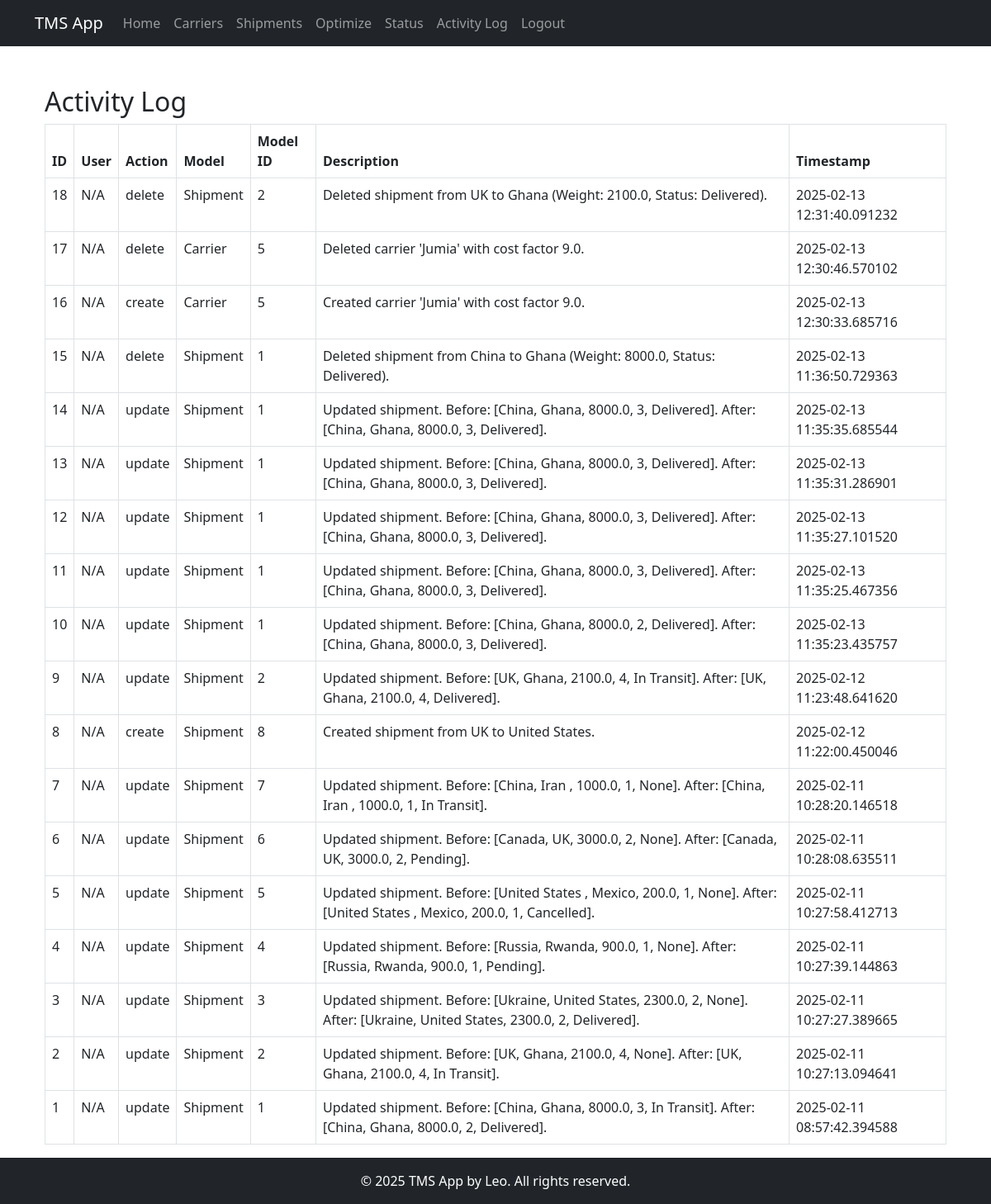
Screenshot of /activity_logs (signed in) with the database file from the repository.
### app/models.py (models this page shows, shortened)
class ActivityLog(db.Model):
    id = db.Column(db.Integer, primary_key=True)
    user_id = db.Column(db.Integer, db.ForeignKey('user.id'))  # Who performed the action
    action = db.Column(db.String(64))   # e.g., 'create', 'update', 'delete'
    model = db.Column(db.String(64))    # e.g., 'Shipment', 'Carrier'
    model_id = db.Column(db.Integer)    # The id of the affected record
    description = db.Column(db.String(256))  # Additional details
    timestamp = db.Column(db.DateTime, default=datetime.utcnow)

### app/routes.py (the view)
@bp.route('/activity_logs')
@login_required
def activity_logs():
    if current_user.role != 'admin':
        flash("Access denied.", "error")
        return redirect(url_for('routes.index'))
    logs = ActivityLog.query.order_by(ActivityLog.timestamp.desc()).all()
    return render_template('activity_logs.html', logs=logs)

### app/__init__.py (called while the page is built)
@login.user_loader
def load_user(user_id):
    return User.query.get(int(user_id))

### app/templates/activity_logs.html
{% extends "base.html" %}
{% block content %}
<div class="container mt-4">
  <h2>Activity Log</h2>
  <table class="table table-bordered">
    <thead>
      <tr>
        <th>ID</th>
        <th>User</th>
        <th>Action</th>
        <th>Model</th>
        <th>Model ID</th>
        <th>Description</th>
        <th>Timestamp</th>
      </tr>
    </thead>
    <tbody>
      {% for log in logs %}
      <tr>
        <td>{{ log.id }}</td>
        <td>{{ log.user.username if log.user else 'N/A' }}</td>
        <td>{{ log.action }}</td>
        <td>{{ log.model }}</td>
        <td>{{ log.model_id }}</td>
        <td>{{ log.description }}</td>
        <td>{{ log.timestamp }}</td>
      </tr>
      {% endfor %}
    </tbody>
  </table>
</div>
{% endblock %}

### app/templates/base.html (style rules this page uses)
html, body { height: 100%; margin: 0; }
body { display: flex; flex-direction: column; }

### rows the page displays
ActivityLog: id "18", user "N/A", action "delete", model "Shipment", model_id "2", description "Deleted shipment from UK to Ghana (Weight: 2100.0, Status: Delivered).", timestamp "2025-02-13 12:31:40.091232"
ActivityLog: id "17", user "N/A", action "delete", model "Carrier", model_id "5", description "Deleted carrier 'Jumia' with cost factor 9.0.", timestamp "2025-02-13 12:30:46.570102"
ActivityLog: id "16", user "N/A", action "create", model "Carrier", model_id "5", description "Created carrier 'Jumia' with cost factor 9.0.", timestamp "2025-02-13 12:30:33.685716"
ActivityLog: id "15", user "N/A", action "delete", model "Shipment", model_id "1", description "Deleted shipment from China to Ghana (Weight: 8000.0, Status: Delivered).", timestamp "2025-02-13 11:36:50.729363"
ActivityLog: id "14", user "N/A", action "update", model "Shipment", model_id "1", description "Updated shipment. Before: [China, Ghana, 8000.0, 3, Delivered]. After: [China, Ghana, 8000.0, 3, Delivered].", timestamp "2025-02-13 11:35:35.685544"
ActivityLog: id "13", user "N/A", action "update", model "Shipment", model_id "1", description "Updated shipment. Before: [China, Ghana, 8000.0, 3, Delivered]. After: [China, Ghana, 8000.0, 3, Delivered].", timestamp "2025-02-13 11:35:31.286901"
ActivityLog: id "12", user "N/A", action "update", model "Shipment", model_id "1", description "Updated shipment. Before: [China, Ghana, 8000.0, 3, Delivered]. After: [China, Ghana, 8000.0, 3, Delivered].", timestamp "2025-02-13 11:35:27.101520"
ActivityLog: id "11", user "N/A", action "update", model "Shipment", model_id "1", description "Updated shipment. Before: [China, Ghana, 8000.0, 3, Delivered]. After: [China, Ghana, 8000.0, 3, Delivered].", timestamp "2025-02-13 11:35:25.467356"
ActivityLog: id "10", user "N/A", action "update", model "Shipment", model_id "1", description "Updated shipment. Before: [China, Ghana, 8000.0, 2, Delivered]. After: [China, Ghana, 8000.0, 3, Delivered].", timestamp "2025-02-13 11:35:23.435757"
ActivityLog: id "9", user "N/A", action "update", model "Shipment", model_id "2", description "Updated shipment. Before: [UK, Ghana, 2100.0, 4, In Transit]. After: [UK, Ghana, 2100.0, 4, Delivered].", timestamp "2025-02-12 11:23:48.641620"
ActivityLog: id "8", user "N/A", action "create", model "Shipment", model_id "8", description "Created shipment from UK to United States.", timestamp "2025-02-12 11:22:00.450046"
ActivityLog: id "7", user "N/A", action "update", model "Shipment", model_id "7", description "Updated shipment. Before: [China, Iran , 1000.0, 1, None]. After: [China, Iran , 1000.0, 1, In Transit].", timestamp "2025-02-11 10:28:20.146518"
ActivityLog: id "6", user "N/A", action "update", model "Shipment", model_id "6", description "Updated shipment. Before: [Canada, UK, 3000.0, 2, None]. After: [Canada, UK, 3000.0, 2, Pending].", timestamp "2025-02-11 10:28:08.635511"
ActivityLog: id "5", user "N/A", action "update", model "Shipment", model_id "5", description "Updated shipment. Before: [United States , Mexico, 200.0, 1, None]. After: [United States , Mexico, 200.0, 1, Cancelled].", timestamp "2025-02-11 10:27:58.412713"
ActivityLog: id "4", user "N/A", action "update", model "Shipment", model_id "4", description "Updated shipment. Before: [Russia, Rwanda, 900.0, 1, None]. After: [Russia, Rwanda, 900.0, 1, Pending].", timestamp "2025-02-11 10:27:39.144863"
ActivityLog: id "3", user "N/A", action "update", model "Shipment", model_id "3", description "Updated shipment. Before: [Ukraine, United States, 2300.0, 2, None]. After: [Ukraine, United States, 2300.0, 2, Delivered].", timestamp "2025-02-11 10:27:27.389665"
ActivityLog: id "2", user "N/A", action "update", model "Shipment", model_id "2", description "Updated shipment. Before: [UK, Ghana, 2100.0, 4, None]. After: [UK, Ghana, 2100.0, 4, In Transit].", timestamp "2025-02-11 10:27:13.094641"
ActivityLog: id "1", user "N/A", action "update", model "Shipment", model_id "1", description "Updated shipment. Before: [China, Ghana, 8000.0, 3, In Transit]. After: [China, Ghana, 8000.0, 2, Delivered].", timestamp "2025-02-11 08:57:42.394588"
